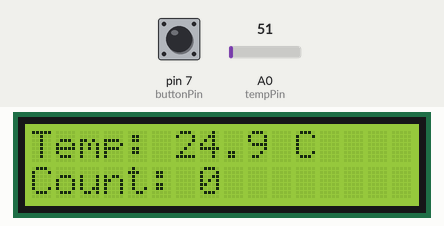
Bench run of a sketch on a simulated Arduino Uno, built with avr-gcc and run on an emulated ATmega328P. Shown: 16×2 character LCD. The test bench sets the inputs (shaded band); at power-on: A0 (tempPin) = 51, pin 7 (buttonPin) LOW. What the sketch prints to the serial monitor is not drawn.

Above: at 3.2 s.
3.3 s: A0 (tempPin) set to 61
At 4.5 s:
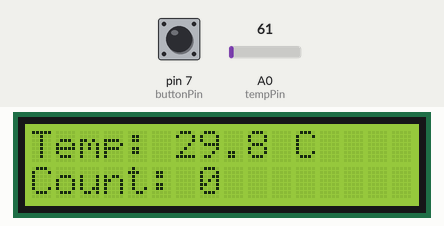
5.0 s: pin 7 (buttonPin) pulled HIGH for 0.25 s
At 6.0 s:
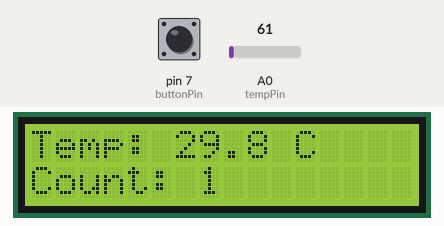
6.7 s: pin 7 (buttonPin) pulled HIGH for 1 s
At 7.5 s:
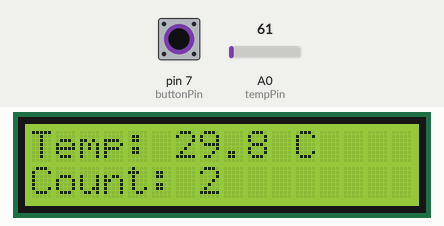
9.2 s: A0 (tempPin) set to 15
At 10.3 s:
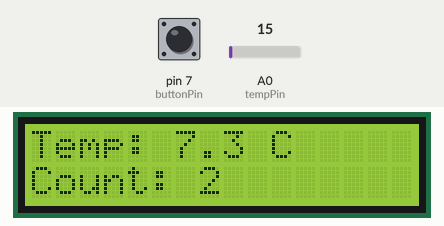
10.7 s: A0 (tempPin) set to 30
At 11.8 s:
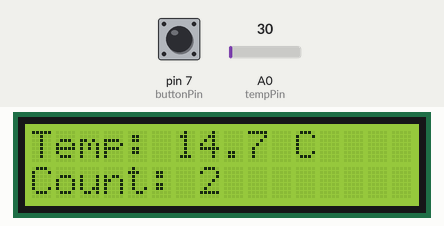
Timing chart, 0 to 13.3 s (numbered marks = the images above; inputs shaded):
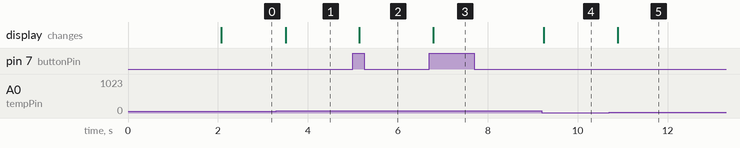

The sketch:

push_button_counter1.ino
```cpp
#include <LiquidCrystal.h>

// LCD pin connections: RS, E, D4, D5, D6, D7
LiquidCrystal lcd(12, 11, 5, 4, 3, 2);

const int tempPin = A0;
const int buttonPin = 7;

int counter = 0;
bool lastButtonState = LOW;
unsigned long lastDebounceTime = 0;
unsigned long debounceDelay = 50;

void setup() {
  lcd.begin(16, 2);
  pinMode(buttonPin, INPUT);
  Serial.begin(9600); // Start serial monitor

  lcd.setCursor(0, 0);
  lcd.print("Temp & Counter");
  delay(2000);
  lcd.clear();
}

void loop() {
  // Temperature
  int reading = analogRead(tempPin);
  float voltage = reading * 5.0 / 1023.0;
  float temperatureC = voltage * 100.0;

  // Push Button Counter
  bool readingButton = digitalRead(buttonPin);
  if (readingButton == HIGH && lastButtonState == LOW && (millis() - lastDebounceTime) > debounceDelay) {
    counter++;
    lastDebounceTime = millis();
  }
  lastButtonState = readingButton;

  // Display on LCD
  lcd.setCursor(0, 0);
  lcd.print("Temp: ");
  lcd.print(temperatureC, 1);
  lcd.print(" C   ");

  lcd.setCursor(0, 1);
  lcd.print("Count: ");
  lcd.print(counter);
  lcd.print("     ");

  // Print to Serial Monitor
  Serial.print("Temperature: ");
  Serial.print(temperatureC);
  Serial.print(" C\t");

  Serial.print("Count: ");
  Serial.println(counter);

  delay(200);
}
```

Measured:
- after the input at 3.3 s, the display: changes after 0.21 s (image 1)
- after the input at 5.0 s, the display: changes after 0.15 s (image 2)
- after the input at 6.7 s, the display: changes after 0.09 s (image 3)
- after the input at 9.2 s, the display: changes after 0.05 s (image 4)
- after the input at 10.7 s, the display: changes after 0.19 s (image 5)
